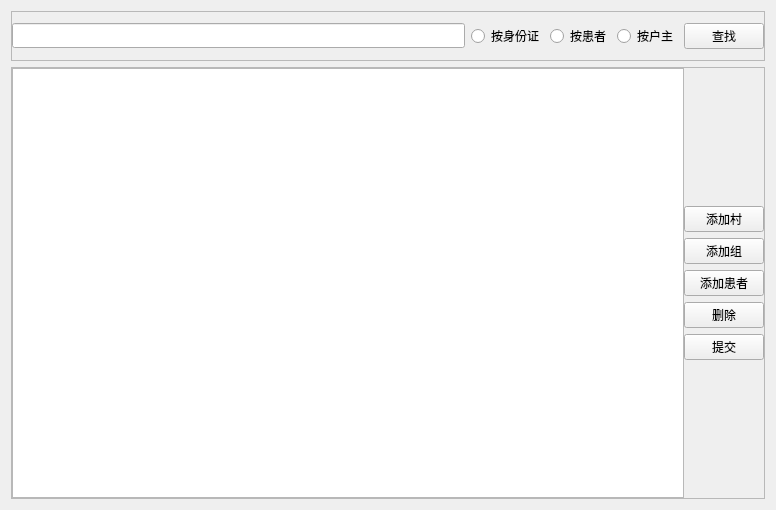
<?xml version="1.0" encoding="UTF-8"?>
<ui version="4.0">
 <class>PatientBrowseDialog</class>
 <widget class="QWidget" name="PatientBrowseDialog">
  <property name="geometry">
   <rect>
    <x>0</x>
    <y>0</y>
    <width>776</width>
    <height>510</height>
   </rect>
  </property>
  <property name="windowTitle">
   <string>PatientBrowseDialog</string>
  </property>
  <layout class="QGridLayout" name="gridLayout">
   <item row="0" column="0">
    <widget class="QFrame" name="frame_2">
     <property name="frameShape">
      <enum>QFrame::StyledPanel</enum>
     </property>
     <property name="frameShadow">
      <enum>QFrame::Raised</enum>
     </property>
     <layout class="QHBoxLayout" name="horizontalLayout">
      <property name="leftMargin">
       <number>0</number>
      </property>
      <property name="rightMargin">
       <number>0</number>
      </property>
      <item>
       <widget class="QLineEdit" name="lineEdit">
        <property name="font">
         <font>
          <family>微软雅黑</family>
         </font>
        </property>
       </widget>
      </item>
      <item>
       <widget class="QRadioButton" name="radioButton_3">
        <property name="font">
         <font>
          <family>微软雅黑</family>
         </font>
        </property>
        <property name="text">
         <string>按身份证</string>
        </property>
       </widget>
      </item>
      <item>
       <widget class="QRadioButton" name="radioButton_2">
        <property name="font">
         <font>
          <family>微软雅黑</family>
         </font>
        </property>
        <property name="text">
         <string>按患者</string>
        </property>
       </widget>
      </item>
      <item>
       <widget class="QRadioButton" name="radioButton">
        <property name="font">
         <font>
          <family>微软雅黑</family>
         </font>
        </property>
        <property name="text">
         <string>按户主</string>
        </property>
       </widget>
      </item>
      <item>
       <widget class="QPushButton" name="pushButton_3">
        <property name="font">
         <font>
          <family>微软雅黑</family>
         </font>
        </property>
        <property name="text">
         <string>查找</string>
        </property>
       </widget>
      </item>
     </layout>
    </widget>
   </item>
   <item row="1" column="0">
    <widget class="QFrame" name="frame">
     <property name="frameShape">
      <enum>QFrame::StyledPanel</enum>
     </property>
     <property name="frameShadow">
      <enum>QFrame::Raised</enum>
     </property>
     <layout class="QHBoxLayout" name="horizontalLayout_2">
      <property name="spacing">
       <number>0</number>
      </property>
      <property name="leftMargin">
       <number>0</number>
      </property>
      <property name="topMargin">
       <number>0</number>
      </property>
      <property name="rightMargin">
       <number>0</number>
      </property>
      <property name="bottomMargin">
       <number>0</number>
      </property>
      <item>
       <widget class="QTreeView" name="treeView"/>
      </item>
      <item>
       <layout class="QVBoxLayout" name="verticalLayout_2">
        <item>
         <spacer name="verticalSpacer">
          <property name="font">
           <font>
            <family>微软雅黑</family>
           </font>
          </property>
          <property name="orientation">
           <enum>Qt::Vertical</enum>
          </property>
          <property name="sizeHint" stdset="0">
           <size>
            <width>20</width>
            <height>40</height>
           </size>
          </property>
         </spacer>
        </item>
        <item>
         <widget class="QPushButton" name="pushButton">
          <property name="font">
           <font>
            <family>微软雅黑</family>
           </font>
          </property>
          <property name="text">
           <string>添加村</string>
          </property>
         </widget>
        </item>
        <item>
         <widget class="QPushButton" name="pushButton_2">
          <property name="font">
           <font>
            <family>微软雅黑</family>
           </font>
          </property>
          <property name="text">
           <string>添加组</string>
          </property>
         </widget>
        </item>
        <item>
         <widget class="QPushButton" name="pushButton_7">
          <property name="font">
           <font>
            <family>微软雅黑</family>
           </font>
          </property>
          <property name="text">
           <string>添加患者</string>
          </property>
         </widget>
        </item>
        <item>
         <widget class="QPushButton" name="pushButton_4">
          <property name="font">
           <font>
            <family>微软雅黑</family>
           </font>
          </property>
          <property name="text">
           <string>删除</string>
          </property>
         </widget>
        </item>
        <item>
         <widget class="QPushButton" name="pushButton_5">
          <property name="font">
           <font>
            <family>微软雅黑</family>
           </font>
          </property>
          <property name="text">
           <string>提交</string>
          </property>
         </widget>
        </item>
        <item>
         <spacer name="verticalSpacer_2">
          <property name="font">
           <font>
            <family>微软雅黑</family>
           </font>
          </property>
          <property name="orientation">
           <enum>Qt::Vertical</enum>
          </property>
          <property name="sizeHint" stdset="0">
           <size>
            <width>20</width>
            <height>40</height>
           </size>
          </property>
         </spacer>
        </item>
       </layout>
      </item>
     </layout>
    </widget>
   </item>
  </layout>
 </widget>
 <layoutdefault spacing="6" margin="11"/>
 <resources/>
 <connections/>
</ui>
